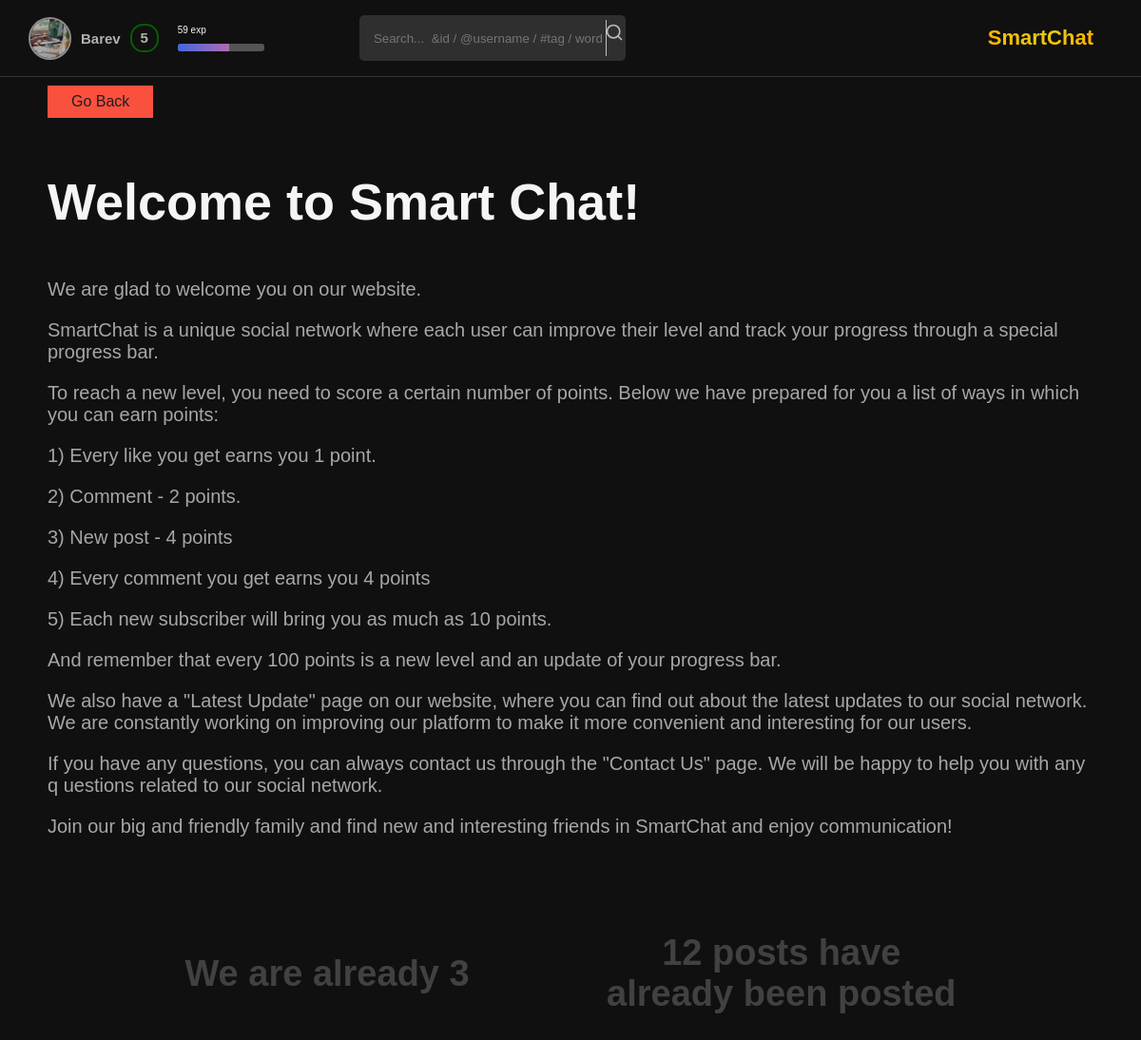
The page /us/about/ (signed in) on the database its author committed.
### users/models.py (models this page shows, shortened)
class CustomUser(AbstractBaseUser, PermissionsMixin):
    ACTIVITY_CHOICES = (
        ('all', 'all'),
        ('friends', 'friends'),
        ('nobody', 'nobody'),
    )
    AVATAR_CHOICES = (
        ('all', 'all'),
        ('friends', 'friends'),
    )
    username = models.CharField(_("User name"), max_length = 255, unique = True)
    first_name = models.CharField(_("User First Name"), max_length = 100, blank = True)
    last_name = models.CharField(_("User Last Name"), max_length = 100, blank = True)
    email = models.EmailField(_("email address"), blank = True, default = "",)
    avatar = models.ImageField(_("User avatar"), blank = True, default = "default_avatar.png",)
    description = models.TextField(_("User Description"), blank = True, default = "No BIO")
    subscribers_set = models.ManyToManyField('CustomUser', blank = True, related_name = 'subscriptions')
    posts_posted = models.PositiveBigIntegerField(_("posts_posted"), default = 0)
    reactions = models.PositiveBigIntegerField(_("reactions"), default = 0)
    points = models.PositiveBigIntegerField(_("points"), default = 0)
    level = models.PositiveIntegerField("User level", default = 1)
    exp = models.PositiveIntegerField("User Exp", default = 0)
    favorites = models.ManyToManyField('main.PostsModel', blank = True)
    subscription_set = models.ManyToManyField('CustomUser', blank = True, related_name = 'subscribers')
    friends_set = models.ManyToManyField('CustomUser', blank = True, related_name = 'friends')
    is_staff = models.BooleanField(default = False)
    is_active = models.BooleanField(default = True)
    date_joined = models.DateTimeField(auto_created=True, default=timezone.now)
    avatar_visibility = models.CharField(max_length=7, choices= AVATAR_CHOICES, default='all')
    activity_visibility = models.CharField(max_length=7, choices= ACTIVITY_CHOICES, default='all')
    USERNAME_FIELD = "username"
    REQUIRED_FIELDS = ["email"]
    objects = CustomUserManager()

### about_us/models.py (models this page shows, shortened)
class AboutUsText(models.Model):
    title = models.CharField("Title", max_length = 255)
    text = models.TextField("Text")
    class Meta:
        verbose_name = "About Us Text"
        verbose_name_plural = "About Us Text"

### about_us/views.py (the view)
# urls.py: path("about/", views.about_us, name = "about_us"),
def about_us(request):
    if not (request.user.is_authenticated):
        return redirect("/")
    about_us = AboutUsText.objects.all()[0]
    about_us_text = str(about_us.text).split("\n")
    about_us_title = about_us.title
    users_count = User.objects.all().count()
    posts_count = PostsModel.objects.all().count()
    return render(request, "about_us/about_us.html", context = {
        "users_count": users_count,
        "posts_count": posts_count,
        "about_us_title": about_us_title,
        "about_us_text": about_us_text
    })

### about_us/templates/about_us/about_us.html (shortened to what this page needs)
{% extends 'main/base.html' %}
{% load static %}
{% block css %}
    <link rel="stylesheet" href="{% static 'about_us/css/about_us/style.css' %}">
{% endblock %}
{% block main %}
    <main>
        <button onclick="history.back()"> Go Back </button>
        <h1> {{ about_us_title }} </h1>
        {% for i in about_us_text %}
        <p>
            {{ i }}
        </p>
        {% endfor %}
        <div>
            <h1> We are already {{ users_count }} </h1>
            <h1> {{ posts_count }} posts have <br> already been posted </h1>
        </div>
    </main>
{% endblock %}

### main/templates/main/base.html (shortened to what this page needs)
{% load static %}
<!DOCTYPE html>
<html lang="en">
  <head>
    <link rel="stylesheet" href="{% static 'main/css/dop/header/style.css'%}" />
    <link
      rel="stylesheet"
      href="{% static 'main/css/dop/set_menu/style.css' %}"
    />
    {% block css %} {% endblock %}
  </head>
  <body>
    <header>
      <div onclick="OpenSettingsWindow()">
        <span>
          <img src="{{ user.avatar.url }}" alt="User Avatar" />
        </span>
        <h1>{{ user.username }}</h1>
        {% if user.level < 10 %}
        <div style="border-color: green">
          <h1>{{ user.level }}</h1>
        </div>
        {% endif %}
      </div>
      <div>
        <p>{{ user.exp }} exp</p>
        <div>
          <div style="width: {{ user.exp }}%;"></div>
        </div>
      </div>
      <div>
        <form action="{% url 'posts' %}">
          <input type="text" name = "search" placeholder="Search...  &id / @username / #tag / word" />
          <button type="submit">
            <img src="{% static 'main/icon/search.svg' %}" alt="">
          </button>
        </form>
      </div>
      <div>
        <h1>SmartChat</h1>
      </div>
    </header>
    {% block main %} {% endblock %}
  </body>
</html>

### main/static/main/css/dop/header/style.css (style rules this page uses)
header { grid-area: 1 / 1 / 2 / 7; border-bottom: 1px solid #373737; display: flex; justify-content: space-between; align-items: center; padding: 10px; background-color: #101010; box-shadow: 0 2px 4px rgba(0, 0, 0, 0.1); padding: 0 3rem; z-index: 5; }
header > div:nth-child(1) { opacity: 70%; display: flex; align-items: center; transition: 0.2s; margin-right: 2rem; }
header > div:nth-child(1) > span { width: 4.5rem; height: 4.5rem; border-radius: 50%; border: 2px solid silver; margin-right: 1rem; border-radius: 50%; outline: hidden; overflow: hidden; display: flex; justify-content: center; align-content: center; }
header > div:nth-child(1) > span > img { height: 100%; border-radius: 50%; }
header > div:nth-child(1) > h1 { user-select: none; font-weight: bold; font-size: 1.5rem; margin-right: 1rem; }
header > div:nth-child(1) > div { width: 3rem; height: 3rem; display: flex; justify-content: center; align-items: center; border: 2px solid gold; border-radius: 45%; }
header > div:nth-child(1) > div > h1 { width: 100%; height: 100%; display: flex; justify-content: center; align-items: center; padding-bottom: 0.2rem; font-size: 1.5rem; user-select: none; }
header > div:nth-child(2) { width: 8%; height: 2.8rem; display: flex; flex-direction: column; justify-content: space-between; }
header > div:nth-child(2) > div { width: 100%; height: 0.8rem; background-color: #545454; overflow: hidden; border-radius: 3px; }
header > div:nth-child(2) > div > div { height: 100%; background: linear-gradient(90deg, #4568dc, #b06ab3); transition: width 0.5s ease-in-out; }
header > div:nth-child(3) { height: 100%; flex-grow: 1; margin: 0 10rem; display: flex; justify-content: start; align-items: center; }
header > div:nth-child(3) > form { width: 50%; height: 60%; display: flex; justify-content: space-between; align-items: center; background-color: #2f2f2f; border-radius: 5px; padding: 0.5rem; }
header > div:nth-child(3) > form > input { background-color: #2f2f2f; width: 94%; height: 100%; border: none; outline: none; color: whitesmoke; padding-left: 1rem; }
header > div:nth-child(3) > form > button { width: 6%; height: 100%; background-color: transparent; border: none; outline: none; display: flex; padding-top: 0.3rem; display: flex; justify-content: center; align-content: center; border-left: 1px solid silver; cursor: pointer; }
header > div:nth-child(3) > form > button > img { width: 20px; opacity: .7; transition: 0.2s; }
header > div:nth-child(4) { height: 5rem; display: flex; margin-right: 2rem; }
header > div:nth-child(4) > h1 { display: flex; align-items: center; font-size: 2.2rem; background: radial-gradient(ellipse farthest-side at top center, #e8c812 50%, #ffb700 100%); background-clip: text; -webkit-background-clip: text; -webkit-text-fill-color: transparent; }

### about_us/static/about_us/css/about_us/style.css (style rules this page uses)
* { margin: 0; padding: 0; box-sizing: border-box; text-decoration: none; }
html { font-size: 10px; font-family: Arial, Helvetica, sans-serif; color: whitesmoke; }
body { background-color: #101010; width: 100%; height: 100vh; display: grid; grid-template-columns: 0.8fr repeat(4, 1fr) 0.8fr; grid-template-rows: 0.4fr repeat(5, 1fr); grid-column-gap: 0px; grid-row-gap: 0px; }
main { grid-area: 2 / 1 / 7 / 7; width: 100%; padding: 5rem; overflow-x: hidden; overflow-y: auto; }
main > button { left: 5rem; top: 9rem; color: #1f1f1f; padding: 0.8rem 2.5rem; background: transparent; cursor: pointer; transition: all 0.3s ease; position: relative; display: inline-block; position: absolute; outline: none; background: #f9513e; border: none; z-index: 1; font-size: 1.6rem; }
main > button::after { position: absolute; content: ""; width: 0; height: 100%; top: 0; right: 0; z-index: -1; background-color: #ff3d3d; transition: all 0.3s ease; }
main > div { width: 100%; display: flex; justify-content: space-evenly; align-items: center; text-align: center; margin-top: 10rem; }
main > div > h1 { font-size: 3.8rem; color: #dbdbdb3e; }
main > h1 { font-size: 5.4rem; margin-bottom: 5rem; margin-top: 5rem; }
main > p, main .point_p { color: #a7a7a7; margin-bottom: 2rem; font-size: 2rem; }

### rows shown on the page
CustomUser: avatar (picture), username "Barev", level "5", exp "59"
AboutUsText: title "Welcome to Smart Chat!"

### other values the page prints
{{ i }} "We are glad to welcome you on our website." "SmartChat is a unique social network where each user can improve their level and track your progress through a special progress bar." "To reach a new level, you need to score a certain number of points. Below we have prepared for you a list of ways in which you can earn points:" "1) Every like you get earns you 1 point." "2) Comment - 2 points." "3) New post - 4 points" "4) Every comment you get earns you 4 points" "5) Each new subscriber will bring you as much as 10 points." "And remember that every 100 points is a new level and an update of your progress bar." "If you have any questions, you can always contact us through the \"Contact Us\" page. We will be happy to help you with any q uestions related to our social network." "Join our big and friendly family and find new and interesting friends in SmartChat and enjoy communication!"
{{ users_count }} "3"
{{ posts_count }} "12"
